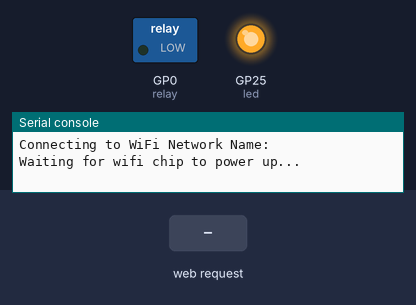
A program run on a simulated Raspberry Pi Pico running MicroPython. Shown: switched loads named in the program (green lamp = pin HIGH), output pins drawn as LEDs (lit = HIGH), the last lines printed to the serial console. The inputs (shaded band) are chosen by the test bench. WiFi joins after 1.5 s; library files of the repository ran but are not shown: secrets.py.

Above: at 2.1 s.
5.1 s: HTTP request GET /toggle received
At 6.28 s:
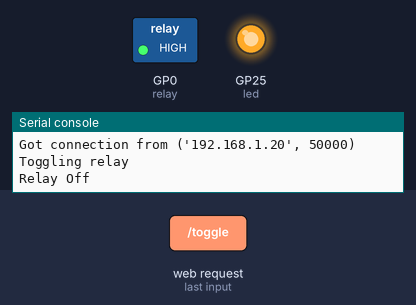
At 7.5 s:
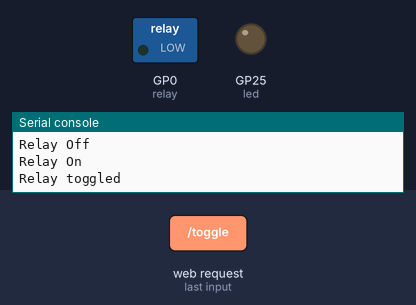
7.9 s: HTTP request GET /action received
At 8.7 s:
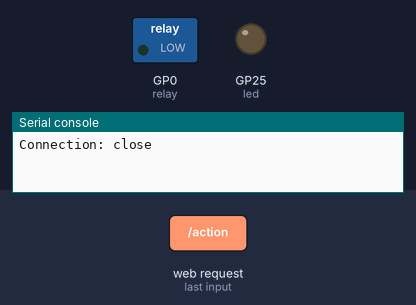
9.4 s: HTTP request GET / received
Timing chart, 0 to 15.9 s (numbered marks = the images above; inputs shaded):
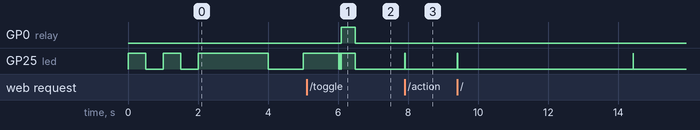

Measured:
- after the input at 5.1 s, GP0 (relay): LOW → HIGH after 0.99 s, → LOW 0.40 s later
- after the input at 7.9 s, GP25 (led): LOW → HIGH at once, → LOW 0.01 s later

The program:

main.py
```python
## For controlling a garage door using a relay
## The relay is connected to the garage door opener
## The relay is connected to pin 0 of the PICO W

from machine import Pin
import time
import network
import secrets
from time import sleep
import socket

# setup relay pin as output
relay = Pin(0, Pin.OUT)

# LED
led = machine.Pin("LED", machine.Pin.OUT)

lock = 0
state = 0
listenport = 80

# Function to turn on and off relay
def relay_on_off(state):
    if state != 0 and state != 1:
        print("Invalid state")
        return
    relay.value(state)
    print("Relay On" if state == 0 else "Relay Off")

# Toggle relay for 500ms
def toggle_relay():
    relay_on_off(1)
    led.value(1)
    time.sleep(0.4)
    relay_on_off(0)
    led.value(0)
    time.sleep(0.1)

# Call Toggle relay in a separate thread, and have a lock and state to keep the next call from happening
def call_toggle_relay():
    global lock
    global state
    if lock == 0:
        lock = 1
        toggle_relay()
        lock = 0
        state = 0
        print("Relay toggled")
        return True
    else:
        print("Relay is busy")
        return False

# Define the HTTP request handler class
'''class RequestHandler(BaseHTTPRequestHandler):
    def do_POST(self):
        # Check if the request path is '/'
        if self.path == '/action':
            # Check if the request content type is JSON
            if self.headers.get('Content-Type') == 'application/json':
                # Read the request body
                content_length = int(self.headers.get('Content-Length'))
                if content_length > 0 and content_length < 2000:
                    body = self.rfile.read(content_length)

                    try:
                        # Parse the JSON payload
                        payload = json.loads(body)

                        # Process the payload
                        process_payload(payload)

                        # Send a response with HTTP status code 200 (OK)
                        self.send_response(200)
                        self.send_header('Content-Type', 'application/json')
                        self.end_headers()
                        response = {'success': True,
                                    'message': 'Success'}
                        self.wfile.write(json.dumps(response).encode())

                    except json.JSONDecodeError:
                        # Send a response with HTTP status code 400 (Bad Request)
                        self.send_response(400)
                        self.send_header('Content-Type', 'application/json')
                        self.end_headers()
                        response = {'success': False,
                                    'message': 'Invalid JSON payload'}
                        self.wfile.write(json.dumps(response).encode())
                    except InvalidPayloadError as e:
                        # Send a response with HTTP status code 400 (Bad Request)
                        self.send_response(400)
                        self.send_header('Content-Type', 'application/json')
                        self.end_headers()
                        response = {'success': False,
                                    'message': str(e)}
                        self.wfile.write(json.dumps(response).encode())
                    except Exception as e:
                        # Send a response with HTTP status code 500 (Internal Server Error)
                        self.send_response(500)
                        self.send_header('Content-Type', 'application/json')
                        self.end_headers()
                        response = {'success': False,
                                    'message': str(e)}
                        self.wfile.write(json.dumps(response).encode())
                else:
                    # Send a response with HTTP status code 400 (Bad Request)
                    self.send_response(400)
                    self.send_header('Content-Type', 'application/json')
                    self.end_headers()
                    response = {'success': False,
                                'message': 'Invalid JSON payload'}
                    self.wfile.write(json.dumps(response).encode())
            else:
                # Send a response with HTTP status code 415 (Unsupported Media Type)
                self.send_response(415)
                self.send_header('Content-Type', 'application/json')
                self.end_headers()
                response = {'success': False,
                            'message': 'Unsupported Media Type'}
                self.wfile.write(json.dumps(response).encode())

        else:
            # Send a response with HTTP status code 404 (Not Found)
            self.send_response(404)
            self.send_header('Content-Type', 'application/json')
            self.end_headers()
            response = {'success': False,
                        'message': 'Not Found'}
            self.wfile.write(json.dumps(response).encode())
'''
class InvalidPayloadError(Exception):
    """Exception raised for invalid payload."""
    def __init__(self, payload, message="Invalid payload"):
        self.payload = payload
        self.message = message
        super().__init__(self.message)

    def __str__(self):
        return f'{self.message} -> {self.payload}'

# Function to process the JSON payload
def process_payload(payload):
    # JSON should contains a key called action
    if 'action' in payload:
        action = payload['action']
        if action == 'toggle':
            return call_toggle_relay()
        else:
            print("Invalid action")
            raise InvalidPayloadError(payload, "Invalid action")

    else:
        print("Invalid JSON payload")
        raise InvalidPayloadError(payload, "Invalid JSON payload")


# Attempt to start WiFi first
def connect_to_wifi(wlan):
    print('Connecting to WiFi Network Name:', secrets.SSID)
    wlan.active(True) # power up the WiFi chip
    led.toggle()
    print('Waiting for wifi chip to power up...')
    # check wlan status until it is ready
    sleep(2)
    led.toggle()
    print('WiFi chip is ready.')
    wlan.connect(secrets.SSID, secrets.PASSWORD)
    print('Waiting for access point to log us in.')
    maxwait = 5
    while wlan.isconnected() == False:
        sleep(1)
        led.toggle()
        maxwait -= 1
    led.value(0)
    if wlan.isconnected():
        print('Success! We have connected to your access point!')
        print('Try to ping the device at', wlan.ifconfig()[0])
        blink_led()
        blink_led()
        blink_led()
    else:
        print('Failure! We have not connected to your access point!  Check your secrets.py file for errors.')
        blink_led(1)
        blink_led(1)
        blink_led(1)
        blink_led(1)
        blink_led(1)
    return wlan.isconnected()

# a function that keeps checking for WiFi status every second, and resets the WiFi if it is not connected
def check_wifi(wlan, sleepTime=5):
    #while True:
        blink_led()
        if not wlan.isconnected():
            print('WiFi is not connected.  Resetting WiFi.')
            led.toggle()
            sleep(2)
            if connect_to_wifi(wlan):
                print('Reset Successful')
            else:
                print('Reset Failed')
            led.toggle()
        else:
            led.toggle()
            sleep(sleepTime)
            led.toggle()

def blink_led(t=0.01):
    led.toggle()
    sleep(t)
    led.toggle()
    sleep(t)


def listen():
    global stopListen
    tcpServer = socket.socket(socket.AF_INET, socket.SOCK_STREAM)
    tcpServer.setsockopt(socket.SOL_SOCKET, socket.SO_REUSEADDR, 1)
    tcpServer.settimeout(5) # timeout for listening
    tcpServer.bind(('0.0.0.0', listenport)) # IP and PORT
    tcpServer.listen(1)
    while not stopListen:
        try:
            (conn, (ip, port)) = tcpServer.accept()
        except OSError as e:
            if e.errno == 110:
                #print("Checking WiFi")
                pass
            else:
                print(f"OSError: {e}. Checking WiFi")
            check_wifi(wlan, 0)
        except Exception as e:
            print(f"Error: {e}.")
        else:
            # work with the connection, create a thread etc.
            print('Got connection from', (ip, port))
            #print('Content = %s' % request)
            try:
                blink_led(0.01)
                request = conn.recv(1024)
                request = request.decode()

                ## Intentionally add a space to avoid reacting to /favicon.ico request
                if request.find('/toggle ') != -1:
                    print("Toggling relay")
                    ret = call_toggle_relay()
                    if ret:
                        conn.sendall('HTTP/1.1 200 OK\nContent-Type: application/json\n\n{"status": "OK", "op": "toggle"}'.encode())
                    else:
                        conn.sendall('HTTP/1.1 200 OK\nContent-Type: application/json\n\n{"status": "BUSY", "op": "toggle"}'.encode())
                elif request.find('/status ') != -1:
                    conn.sendall('HTTP/1.1 200 OK\nContent-Type: application/json\n\n{"status": "OK", "op": "status"}'.encode())
                elif request.find('/stop ') != -1:
                    print("Stopping server")
                    conn.sendall('HTTP/1.1 200 OK\nContent-Type: application/json\n\n{"status": "OK", "op": "stop"}'.encode())
                    break
                elif request.find('/favicon.ico ') != -1:
                    conn.sendall('HTTP/1.1 404 Not Found\nContent-Type: application/json\n\n{"status": "ERROR", "msg": "Not Found"}'.encode())
                else:
                    print('Content = %s' % request)
                    conn.sendall('HTTP/1.1 404 Not Found\nContent-Type: application/json\n\n{"status": "ERROR"}'.encode())
            except OSError as e:
                if e.errno == 110:
                    print("Receiving Timed Out")
                    check_wifi(wlan, 0)
                else:
                    print(f"OSError: {e}.")
            except Exception as e:
                conn.sendall('HTTP/1.1 200 OK\nContent-Type: application/json\n\n{"status": "ERROR", "msg": "{e}"}'.encode())
                print('Content = %s' % request)
                print(f"Error in request: {e}")
            finally:
                conn.close()
    print("Stopped Listening")
    tcpServer.close()

# MAIN
blink_led(0.5)
blink_led(0.5)
wlan = network.WLAN(network.STA_IF)
connect_to_wifi(wlan)

stopListen = False

print("Starting server")
listen()
```
